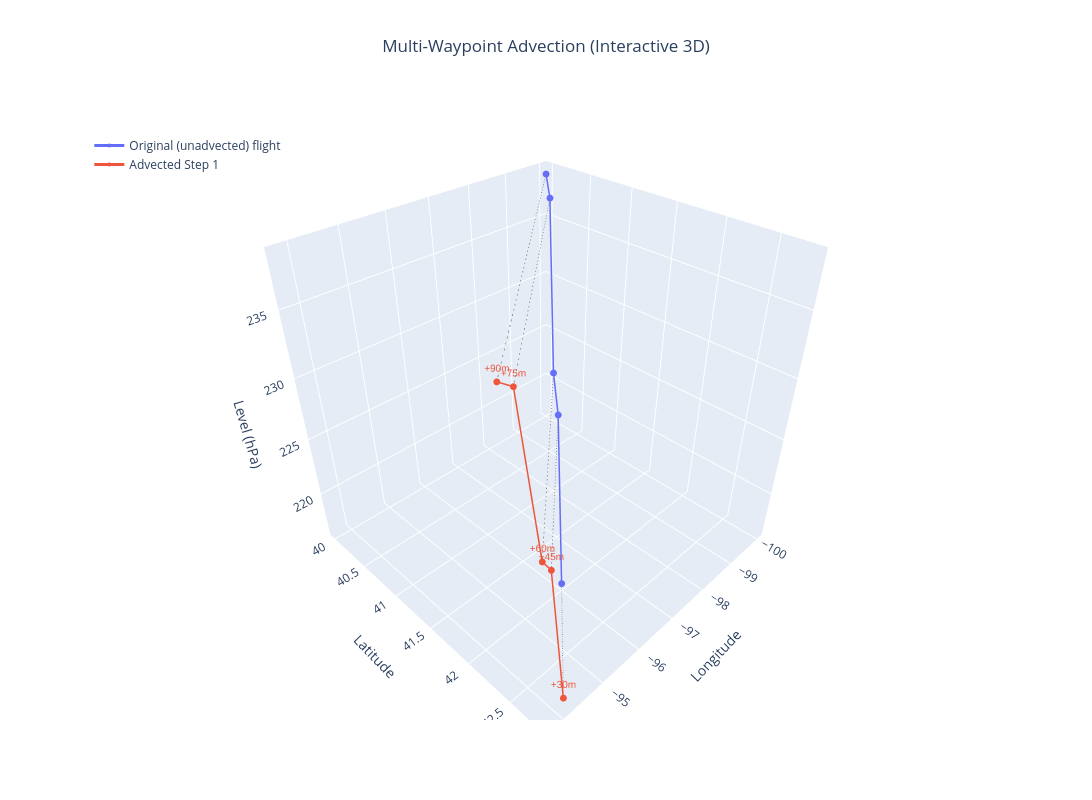

This figure's notebook cell:
### Markdown cell above
## Visualize the Trajectory

Trace how the flight moved over the advection period. Note that this visualization works with either the 'Uniform Advection' or 'Advecting a Flight to a Time' cells.

### Code cell
import plotly.graph_objects as go
import plotly.express as px
import pandas as pd
import numpy as np

fig = go.Figure()

colors = px.colors.qualitative.Plotly
parcel_paths = {}

for i, flight in enumerate(advected_steps):
    df = flight.dataframe.copy()
    
    df['time'] = pd.to_datetime(df['time'])
    if 'advected_time' in df.columns:
        df['advected_time'] = pd.to_datetime(df['advected_time'])
    else:
        df['advected_time'] = df['time']
    
    if 'parcel_id' in df.columns:
        for _, row in df.iterrows():
            pid = row['parcel_id']
            if pid not in parcel_paths:
                parcel_paths[pid] = {'x': [], 'y': [], 'z': []}
            parcel_paths[pid]['x'].append(row['longitude'])
            parcel_paths[pid]['y'].append(row['latitude'])
            parcel_paths[pid]['z'].append(row['level'])
            
    time_diff_minutes = ((df['advected_time'] - df['time']).dt.total_seconds() / 60.0).round().astype(int)
    labels = [f"+{m}m" if m > 0 else "" for m in time_diff_minutes]
    name = f'Advected Step {i}' if i > 0 else 'Original (unadvected) flight'
    color = colors[i % len(colors)]

    fig.add_trace(go.Scatter3d(
        x=df['longitude'],
        y=df['latitude'],
        z=df['level'],
        mode='lines+markers+text',
        marker=dict(size=4, symbol='circle'),
        line=dict(color=color, width=3),
        text=labels,
        textposition="top center",
        textfont=dict(
            family="sans-serif",
            size=10,
            color=color
        ),
        customdata=df['parcel_id'] if 'parcel_id' in df.columns else None,
        name=name
    ))

# Draw travel lines between points as they get advected through time
for pid, coords in parcel_paths.items():
    if len(coords['x']) > 1:
        fig.add_trace(go.Scatter3d(
            x=coords['x'],
            y=coords['y'],
            z=coords['z'],
            mode='lines',
            line=dict(color='gray', width=1.5, dash='dash'),
            hoverinfo='none',
            showlegend=False
        ))

fig.update_layout(
    width=1100,
    height=800,
    scene=dict(
        xaxis_title='Longitude',
        yaxis_title='Latitude',
        zaxis_title='Level (hPa)',
    ),
    title={
        'text': "Multi-Waypoint Advection (Interactive 3D)",
        'y': 0.95,
        'x': 0.5,
        'xanchor': 'center',
        'yanchor': 'top'
    },
    legend=dict(
        yanchor="top", 
        y=0.95, 
        xanchor="left", 
        x=0.01
    )
)

fig.show()

### Figure 1 — Plotly figure (JSON) as saved in the notebook; plotly's stock layout.template omitted (floating-point values rounded to 4 significant figures)
{"data": [{"customdata": [0, 1, 2, 3, 4], "line": {"color": "#636EFA", "width": 3}, "marker": {"size": 4, "symbol": "circle"}, "mode": "lines+markers+text", "name": "Original (unadvected) flight", "text": ["", "", "", "", ""], "textfont": {"color": "#636EFA", "family": "sans-serif", "size": 10}, "textposition": "top center", "type": "scatter3d", "x": [-100.0, -99.0, -98.0, -97.0, -96.0], "y": [40.0, 40.5, 41.0, 41.5, 42.0], "z": [238.4, 238.4, 227.3, 227.3, 216.6]}, {"customdata": [0, 1, 2, 3, 4], "line": {"color": "#EF553B", "width": 3}, "marker": {"size": 4, "symbol": "circle"}, "mode": "lines+markers+text", "name": "Advected Step 1", "text": ["+90m", "+75m", "+60m", "+45m", "+30m"], "textfont": {"color": "#EF553B", "family": "sans-serif", "size": 10}, "textposition": "top center", "type": "scatter3d", "x": [-93.78, -93.87, -94.14, -94.11, -94.2], "y": [42.41, 42.5, 42.61, 42.71, 42.8], "z": [238.4, 238.4, 227.2, 227.3, 216.6]}, {"hoverinfo": "none", "line": {"color": "gray", "dash": "dash", "width": 1.5}, "mode": "lines", "showlegend": false, "type": "scatter3d", "x": [-100, -93.78], "y": [40, 42.41], "z": [238.4, 238.4]}, {"hoverinfo": "none", "line": {"color": "gray", "dash": "dash", "width": 1.5}, "mode": "lines", "showlegend": false, "type": "scatter3d", "x": [-99.0, -93.87], "y": [40.5, 42.5], "z": [238.4, 238.4]}, {"hoverinfo": "none", "line": {"color": "gray", "dash": "dash", "width": 1.5}, "mode": "lines", "showlegend": false, "type": "scatter3d", "x": [-98, -94.14], "y": [41.0, 42.61], "z": [227.3, 227.2]}, {"hoverinfo": "none", "line": {"color": "gray", "dash": "dash", "width": 1.5}, "mode": "lines", "showlegend": false, "type": "scatter3d", "x": [-97, -94.11], "y": [41.5, 42.71], "z": [227.3, 227.3]}, {"hoverinfo": "none", "line": {"color": "gray", "dash": "dash", "width": 1.5}, "mode": "lines", "showlegend": false, "type": "scatter3d", "x": [-96, -94.2], "y": [42.0, 42.8], "z": [216.6, 216.6]}], "layout": {"height": 800, "legend": {"x": 0.01, "xanchor": "left", "y": 0.95, "yanchor": "top"}, "scene": {"xaxis": {"title": {"text": "Longitude"}}, "yaxis": {"title": {"text": "Latitude"}}, "zaxis": {"title": {"text": "Level (hPa)"}}}, "title": {"text": "Multi-Waypoint Advection (Interactive 3D)", "x": 0.5, "xanchor": "center", "y": 0.95, "yanchor": "top"}, "width": 1100}}
